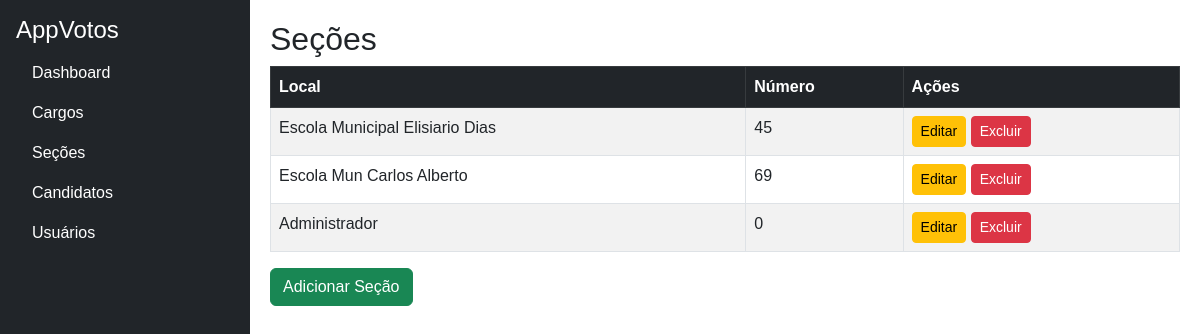
The page /secoes/ on the database its author committed.
### votacao/models.py (models this page shows, shortened)
class Secao(models.Model):
    local = models.CharField(max_length=200)
    numero = models.IntegerField(unique=True)

### votacao/views.py (the view)
# urls.py: path('secoes/', views.secao_list, name='secao_list'),
def secao_list(request):
    secoes = Secao.objects.all()
    return render(request, 'votacao/secao_list.html', {'secoes': secoes})

### votacao/templates/votacao/secao_list.html
{% extends "votacao/base_generic.html" %}
{% block content %}
  <h2>Seções</h2>
  {% if secoes %}
    <table class="table table-striped table-bordered">
      <thead class="table-dark">
        <tr>
          <th>Local</th>
          <th>Número</th>
          <th>Ações</th>
        </tr>
      </thead>
      <tbody>
        {% for secao in secoes %}
          <tr>
            <td>{{ secao.local }}</td>
            <td>{{ secao.numero }}</td>
            <td>
              <a href="{% url 'secao_update' secao.id %}" class="btn btn-sm btn-warning">Editar</a>
              <a href="{% url 'secao_delete' secao.id %}" class="btn btn-sm btn-danger">Excluir</a>
            </td>
          </tr>
        {% endfor %}
      </tbody>
    </table>
  {% else %}
    <p class="alert alert-info">Não existem seções cadastradas.</p>
  {% endif %}
  <a href="{% url 'secao_create' %}" class="btn btn-success">Adicionar Seção</a>
{% endblock %}

### votacao/templates/votacao/base_generic.html (style rules this page uses)
body { font-family: Arial, sans-serif; }

### rows shown on the page
Secao: local "Escola Municipal Elisiario Dias", numero "45"
Secao: local "Escola Mun Carlos Alberto", numero "69"
Secao: local "Administrador", numero "0"
